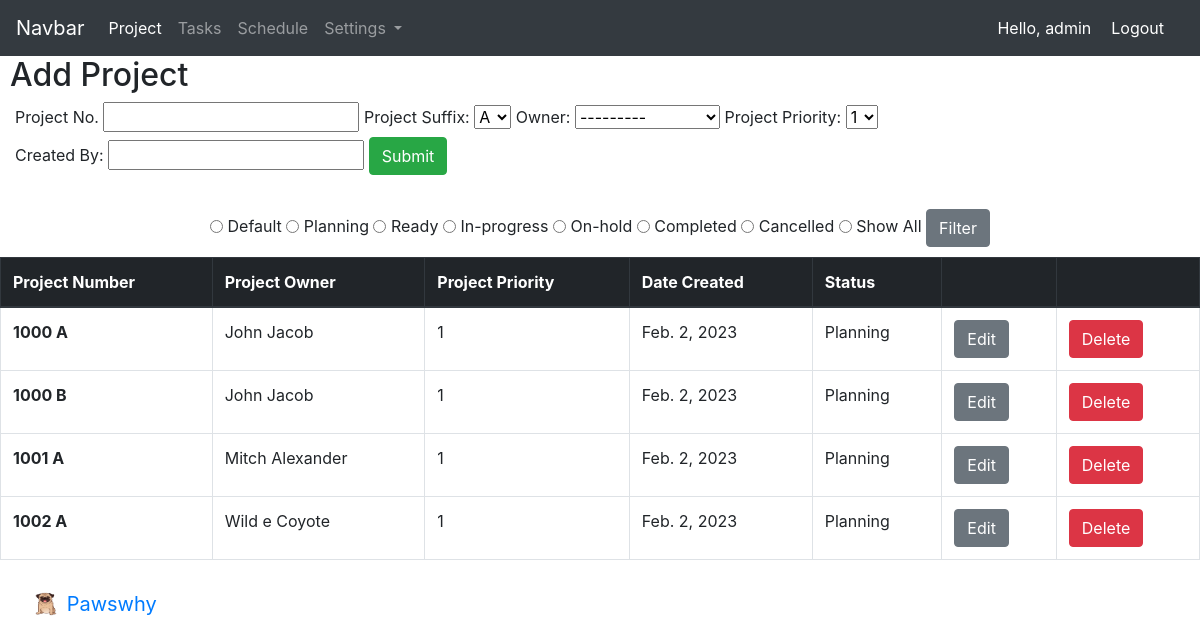
The page /project_home_page (signed in) on the database its author committed.
### project/models.py (models this page shows, shortened)
class Project(models.Model):
    project_number = models.CharField(max_length=50)
    project_suffix = models.CharField(max_length=10, choices=suffix, default="A")
    project_owner = models.ForeignKey(ProjectOwners, on_delete=models.CASCADE, blank=True)
    project_priority = models.CharField(max_length=20, choices=project_priority_list, default='1')
    project_status = models.CharField(max_length=25, choices=status, default='Planning')
    project_creation_date = models.DateField(auto_now_add=True)
    project_created_by = models.CharField(max_length=50)
    project_modified_by = models.CharField(max_length=50, null=True)
    project_modified_date = models.DateField(blank=True, null=True)
    project_concated_name = models.CharField(max_length=50, blank=True, null=True)

class ProjectOwners(models.Model):
    first_name = models.CharField(max_length=50)
    last_name = models.CharField(max_length=70)
    email_address = models.CharField(max_length=250, blank=True)
    status_active = models.BooleanField(default=True)
    project_owner_concat_name = models.CharField(max_length=100, blank=True)
    def __str__(self):
        return self.project_owner_concat_name

### project/views.py (the view)
# urls.py: 2. Add a URL to urlpatterns:  path('', views.home, name='home')
@login_required(login_url='home_app:login')
def home(request):
    project_list = Project.objects.all().exclude(Q(project_status="Cancelled")| Q(project_status="Completed")).order_by('project_priority','project_number')
    import requests
    import json
    if request.method == "POST":
        if 'submit_form' in request.POST:
            form = AddProjectForm(request.POST)
            if form.is_valid():
                form.save()
                return HttpResponseRedirect('project_home_page')
        if 'project_filter' in request.POST:
            project_status = request.POST.get('project_status')
            if project_status == "Default":
                project_list = Project.objects.all().exclude(
                    Q(project_status="Cancelled") | Q(project_status="Completed")).order_by('project_priority','project_number')
            elif project_status == "All":
                project_list = Project.objects.all()
            else:
                project_list = Project.objects.filter(project_status=project_status)
            form = AddProjectForm
            context = {
                'project_list': project_list,
                'form': form,
            }
            return render(request, 'project/home.html', context)
    else:
        form = AddProjectForm
    context = {
        'project_list': project_list,
        'form': form,
    }
    return render(request, 'project/home.html', context)

### templates/project/home.html (shortened to what this page needs)
{% extends 'base.html' %}
{% load static %}
 {% block css_files %}
        <link rel="stylesheet" href="{% static "project/project.css" %}">
  {% endblock %}
{% block content %}
<h2>Add Project</h2>
{% if submitted %}
    Your project was submitted was successfully
{% else %}
    <form class="form_add" action="" method="POST">
        {{ form }}
        <input type="submit" value="Submit" name="submit_form" class="btn btn-success">
    </form>
{% endif %}
<br/>
<div class="table_sort">
    <form method="POST" action="">
        <input type="radio" value="Default" name="project_status"/> Default
        <input type="radio" value="Planning" name="project_status"/> Planning
        <input type="radio" value="Ready" name="project_status"/> Ready
        <input type="radio" value="In-progress" name="project_status"/> In-progress
        <input type="radio" value="On-hold" name="project_status"/> On-hold
        <input type="radio" value="Completed" name="project_status"/> Completed
        <input type="radio" value="Cancelled" name="project_status"/> Cancelled
        <input type="radio" value="All" name="project_status"/> Show All
        <input class="btn btn-secondary" type="submit" value="Filter" name="project_filter">
    </form>
</div>
<table id="project_table" class="table table-bordered table-hover">
    <thead class="thead-dark">
    <tr>
        <th scope="col">Project Number</th>
        <th scope="col">Project Owner</th>
        <th scope="col">Project Priority</th>
        <th scope="col">Date Created</th>
        <th scope="col">Status</th>
        <th scope="col"></th>
        <th scope="col"></th>
    </tr>
    </thead>
    <tbody>
   {% if project_list %}
    {% for project in project_list %}
        <tr>
            <th scope="row">{{project.project_concated_name}}</th>
            <td>{{project.project_owner}}</td>
            <td>{{project.project_priority}}</td>
            <td>{{project.project_creation_date}}</td>
            <td>{{project.project_status}}</td>
            <td><a href="{% url 'project_app:edit_project' project.id %}" class="btn btn-secondary">Edit</a></td>
            <td><a href="{% url 'project_app:delete_project' project.id %}" class="btn btn-danger">Delete</a></td>
        </tr>
    {% endfor %}
{% endif %}
    </tbody>
</table>
{% endblock %}

### templates/base.html (shortened to what this page needs)
{% load static %}
<!DOCTYPE html>
<html lang="en">
<head>
    <link rel="stylesheet" href="https://cdn.jsdelivr.net/npm/bootstrap@4.0.0/dist/css/bootstrap.min.css">
    <link rel="stylesheet" href="{% static 'styles.css' %}">
    {% block css_files %}
    {% endblock %}
</head>
<body>
{% include 'header.html' %}
{% block content %}
{% endblock %}
{% include 'footer.html' %}
</body>
</html>

### templates/header.html (shortened to what this page needs)
<nav class="navbar navbar-expand-lg navbar-dark bg-dark">
  <a class="navbar-brand" href="{% url 'home_app:index' %}">Navbar</a>
  <div class="collapse navbar-collapse" id="navbarSupportedContent">
    <ul class="navbar-nav mr-auto">
      <li class="nav-item active">
        <a class="nav-link" href="{% url 'project_app:project_home_page' %}">Project <span class="sr-only">(current)</span></a>
      </li>
      <li class="nav-item">
        <a class="nav-link" href="{% url 'project_app:task_home_page' %}">Tasks</a>
      </li>
      {% if request.user.groups.all.0.name == 'Coordinator' %}
        <li class="nav-item">
          <a class="nav-link" href="{% url 'schedule_app:schedule_home' %}">Schedule</a>
        </li>
      {% endif %}
      {% if request.user.groups.all.0.name == 'Coordinator' %}
        <li class="nav-item dropdown">
          <a class="nav-link dropdown-toggle" href="#" id="navbarDropdown" role="button" data-toggle="dropdown" aria-haspopup="true" aria-expanded="false">
            Settings
          </a>
        </li>
      {% endif %}
    </ul>
    <span class="hello-msg">Hello, {{ request.user }} </span>
    <span ><a class="hello-msg" href="{% url 'home_app:logout' %}">Logout</a> </span>
  </div>
</nav>

### templates/footer.html
<nav class="navbar bg-body-tertiary">
  <div class="container-fluid">
    <a class="navbar-brand" href="#">
      <img src="static/images/cartoon_pug.png" alt="Logo" width="30" height="24" class="d-inline-block align-text-top">
      Pawswhy
    </a>
  </div>
</nav>

### static/project/project.css (style rules this page uses)
.table_sort { display: flex; justify-content: center; margin: 10px; }
#project_table { margin-top: 10px; }
.form_add { padding-right: 15px; margin-left: 15px; width: 75%; }
h2 { margin-left: 10px; }

### templates/header.html (style rules this page uses)
.hello-msg { font-size = 18px; color: #fff; margin-right: 20px; }

### rows shown on the page
Project: project_concated_name "1000 A", project_owner "John Jacob", project_priority "1", project_creation_date "Feb. 2, 2023", project_status "Planning"
Project: project_concated_name "1000 B", project_owner "John Jacob", project_priority "1", project_creation_date "Feb. 2, 2023", project_status "Planning"
Project: project_concated_name "1001 A", project_owner "Mitch Alexander", project_priority "1", project_creation_date "Feb. 2, 2023", project_status "Planning"
Project: project_concated_name "1002 A", project_owner "Wild e Coyote", project_priority "1", project_creation_date "Feb. 2, 2023", project_status "Planning"

### other values the page prints
{{ request.user }} "admin"
